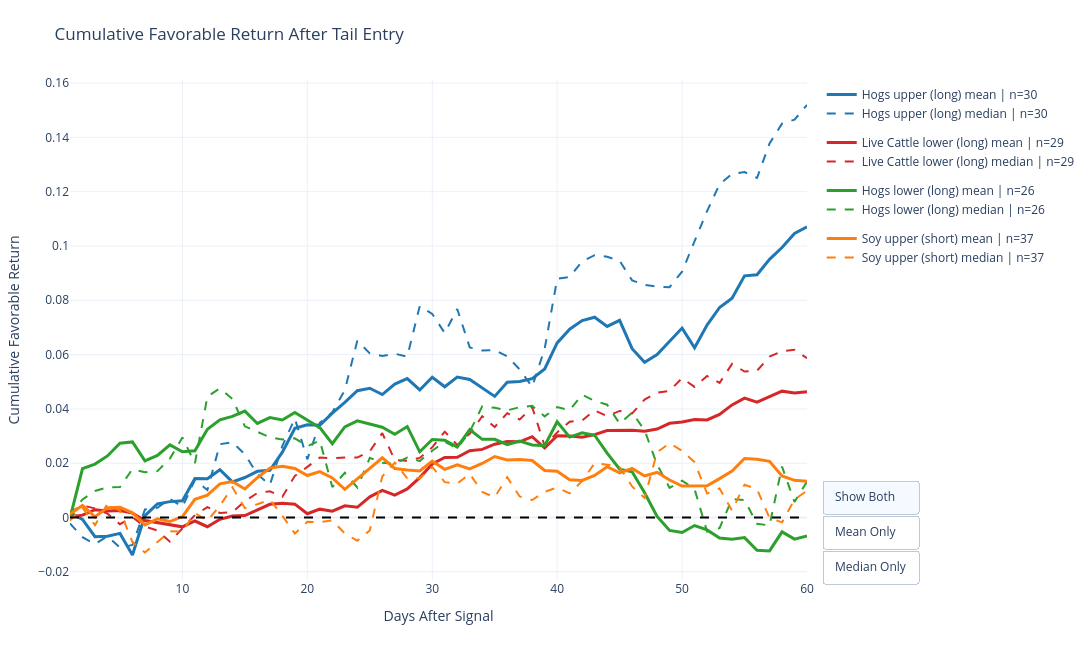

Notebook cell for this chart:
### Code cell
import numpy as np
import plotly.graph_objects as go

max_horizon = 60

signal_specs = [
    ("hogs", "Hogs upper", "upper", "long"),
    ("live_cattle", "Live Cattle lower", "lower", "long"),
    ("hogs", "Hogs lower", "lower", "long"),
    ("soy", "Soy upper", "upper", "short"),
]

series_data = []

for market, label, tail, direction in signal_specs:
    d = merged[market].loc["2008":].copy()
    close_col = next(c for c in d.columns if "Close" in c)
    d["ret"] = d[close_col].pct_change()

    if tail == "upper":
        d["tail_state"] = d["cot_idx"] >= 0.8
    else:
        d["tail_state"] = d["cot_idx"] <= 0.2

    prev_state = d["tail_state"].shift(1, fill_value=False)
    d["entry"] = d["tail_state"] & (~prev_state)

    entry_locs = np.where(d["entry"].values)[0]
    paths = []

    for loc in entry_locs:
        if loc + max_horizon >= len(d):
            continue

        future = d["ret"].iloc[loc + 1 : loc + 1 + max_horizon].values
        path = np.cumsum(future)

        if direction == "short":
            path = -path

        paths.append(path)

    if len(paths) == 0:
        continue

    paths = np.array(paths)

    series_data.append({
        "name": f"{label} ({direction})",
        "mean": paths.mean(axis=0),
        "median": np.median(paths, axis=0),
        "n": len(paths),
    })

fig = go.Figure()
x = np.arange(1, max_horizon + 1)

colors = [
    "#1f77b4",
    "#d62728",
    "#2ca02c",
    "#ff7f0e",
    "#9467bd",
    "#8c564b",
]

for i, s in enumerate(series_data):
    color = colors[i % len(colors)]
    group = s["name"]

    fig.add_trace(
        go.Scatter(
            x=x,
            y=s["mean"],
            mode="lines",
            name=f"{s['name']} mean | n={s['n']}",
            legendgroup=group,
            line=dict(color=color, width=3, dash="solid"),
            hovertemplate=(
                "<b>%{fullData.name}</b><br>"
                "Day %{x}<br>"
                "Return %{y:.2%}<extra></extra>"
            ),
            visible=True,
        )
    )

    fig.add_trace(
        go.Scatter(
            x=x,
            y=s["median"],
            mode="lines",
            name=f"{s['name']} median | n={s['n']}",
            legendgroup=group,
            line=dict(color=color, width=2, dash="dash"),
            hovertemplate=(
                "<b>%{fullData.name}</b><br>"
                "Day %{x}<br>"
                "Return %{y:.2%}<extra></extra>"
            ),
            visible=True,
        )
    )

n_signals = len(series_data)
both_visible = [True, True] * n_signals
mean_only = []
median_only = []

for _ in range(n_signals):
    mean_only.extend([True, False])
    median_only.extend([False, True])

fig.update_layout(
    title="Cumulative Favorable Return After Tail Entry",
    xaxis_title="Days After Signal",
    yaxis_title="Cumulative Favorable Return",
    hovermode="x unified",
    template="plotly_white",
    width=1250,
    height=650,
    margin=dict(l=70, r=260, t=80, b=70),
    updatemenus=[
        {
            "type": "buttons",
            "direction": "down",
            "x": 1.02,
            "y": 0.2,
            "xanchor": "left",
            "yanchor": "top",
            "showactive": True,
            "buttons": [
                {
                    "label": "Show Both",
                    "method": "update",
                    "args": [
                        {"visible": both_visible},
                        {"title": "Cumulative Favorable Return After Tail Entry"},
                    ],
                },
                {
                    "label": "Mean Only",
                    "method": "update",
                    "args": [
                        {"visible": mean_only},
                        {"title": "Mean Cumulative Favorable Return After Tail Entry"},
                    ],
                },
                {
                    "label": "Median Only",
                    "method": "update",
                    "args": [
                        {"visible": median_only},
                        {"title": "Median Cumulative Favorable Return After Tail Entry"},
                    ],
                },
            ],
        }
    ],
    legend=dict(
        orientation="v",
        yanchor="top",
        y=1.0,
        xanchor="left",
        x=1.02
    ),
)

fig.add_hline(y=0, line_dash="dash", line_color="black")

fig.show()

### Figure 1 — Plotly figure (JSON) as saved in the notebook; plotly's stock layout.template omitted (floating-point values rounded to 4 significant figures)
{"data": [{"hovertemplate": "<b>%{fullData.name}</b><br>Day %{x}<br>Return %{y:.2%}<extra></extra>", "legendgroup": "Hogs upper (long)", "line": {"color": "#1f77b4", "dash": "solid", "width": 3}, "mode": "lines", "name": "Hogs upper (long) mean | n=30", "type": "scatter", "visible": true, "x": [1, 2, 3, 4, 5, 6, 7, 8, 9, 10, 11, 12, 13, 14, 15, 16, 17, 18, 19, 20, 21, 22, 23, 24, 25, 26, 27, 28, 29, 30, 31, 32, 33, 34, 35, 36, 37, 38, 39, 40, 41, 42, 43, 44, 45, 46, 47, 48, 49, 50, 51, 52, 53, 54, 55, 56, 57, 58, 59, 60], "y": [0.001856, -0.0007201, -0.007044, -0.006906, -0.005842, -0.0138, 0.0007335, 0.005002, 0.005859, 0.006173, 0.0144, 0.01433, 0.01762, 0.01311, 0.01473, 0.01701, 0.0174, 0.02405, 0.03284, 0.03415, 0.03401, 0.03847, 0.04245, 0.0467, 0.0476, 0.04529, 0.04916, 0.05115, 0.04699, 0.05165, 0.04816, 0.05172, 0.05085, 0.04781, 0.04461, 0.04985, 0.05007, 0.05114, 0.05471, 0.06428, 0.06935, 0.07253, 0.07375, 0.07038, 0.07264, 0.06218, 0.05714, 0.06, 0.06492, 0.06976, 0.06253, 0.07088, 0.07735, 0.08073, 0.08899, 0.08942, 0.09509, 0.09942, 0.1046, 0.107]}, {"hovertemplate": "<b>%{fullData.name}</b><br>Day %{x}<br>Return %{y:.2%}<extra></extra>", "legendgroup": "Hogs upper (long)", "line": {"color": "#1f77b4", "dash": "dash", "width": 2}, "mode": "lines", "name": "Hogs upper (long) median | n=30", "type": "scatter", "visible": true, "x": [1, 2, 3, 4, 5, 6, 7, 8, 9, 10, 11, 12, 13, 14, 15, 16, 17, 18, 19, 20, 21, 22, 23, 24, 25, 26, 27, 28, 29, 30, 31, 32, 33, 34, 35, 36, 37, 38, 39, 40, 41, 42, 43, 44, 45, 46, 47, 48, 49, 50, 51, 52, 53, 54, 55, 56, 57, 58, 59, 60], "y": [-0.002198, -0.007209, -0.009785, -0.006855, -0.01112, -0.01011, 0.002975, 0.003568, 0.006917, 0.003893, 0.01388, 0.01013, 0.02701, 0.02771, 0.02325, 0.01596, 0.01197, 0.02638, 0.03646, 0.02144, 0.03487, 0.03877, 0.04686, 0.06515, 0.06043, 0.05948, 0.06034, 0.05925, 0.07787, 0.07498, 0.06794, 0.07677, 0.06266, 0.06147, 0.06173, 0.05934, 0.05454, 0.04809, 0.06218, 0.0879, 0.08857, 0.09435, 0.09661, 0.09603, 0.09452, 0.08732, 0.08566, 0.08504, 0.08482, 0.09053, 0.1018, 0.1128, 0.1227, 0.1266, 0.1272, 0.125, 0.1377, 0.1451, 0.1465, 0.1519]}, {"hovertemplate": "<b>%{fullData.name}</b><br>Day %{x}<br>Return %{y:.2%}<extra></extra>", "legendgroup": "Live Cattle lower (long)", "line": {"color": "#d62728", "dash": "solid", "width": 3}, "mode": "lines", "name": "Live Cattle lower (long) mean | n=29", "type": "scatter", "visible": true, "x": [1, 2, 3, 4, 5, 6, 7, 8, 9, 10, 11, 12, 13, 14, 15, 16, 17, 18, 19, 20, 21, 22, 23, 24, 25, 26, 27, 28, 29, 30, 31, 32, 33, 34, 35, 36, 37, 38, 39, 40, 41, 42, 43, 44, 45, 46, 47, 48, 49, 50, 51, 52, 53, 54, 55, 56, 57, 58, 59, 60], "y": [0.000154, 0.0008907, 0.002891, 0.00239, 0.002608, 0.001624, -0.0011, -0.001936, -0.002753, -0.003431, -0.001281, -0.003375, -0.0006645, 0.0005428, 0.00074, 0.002706, 0.004865, 0.005297, 0.004924, 0.001381, 0.003083, 0.00231, 0.004309, 0.003774, 0.007604, 0.01, 0.008224, 0.01054, 0.0147, 0.01973, 0.02213, 0.02218, 0.02462, 0.02509, 0.027, 0.02799, 0.0279, 0.02979, 0.02561, 0.0301, 0.03006, 0.02953, 0.03054, 0.03202, 0.03217, 0.03214, 0.0318, 0.03257, 0.0347, 0.03517, 0.03609, 0.03595, 0.03799, 0.04147, 0.04396, 0.04252, 0.0445, 0.04653, 0.04585, 0.04633]}, {"hovertemplate": "<b>%{fullData.name}</b><br>Day %{x}<br>Return %{y:.2%}<extra></extra>", "legendgroup": "Live Cattle lower (long)", "line": {"color": "#d62728", "dash": "dash", "width": 2}, "mode": "lines", "name": "Live Cattle lower (long) median | n=29", "type": "scatter", "visible": true, "x": [1, 2, 3, 4, 5, 6, 7, 8, 9, 10, 11, 12, 13, 14, 15, 16, 17, 18, 19, 20, 21, 22, 23, 24, 25, 26, 27, 28, 29, 30, 31, 32, 33, 34, 35, 36, 37, 38, 39, 40, 41, 42, 43, 44, 45, 46, 47, 48, 49, 50, 51, 52, 53, 54, 55, 56, 57, 58, 59, 60], "y": [0.001984, 0.004419, 0.003384, 0.001411, -0.002469, 0.0001163, -0.003322, -0.004811, -0.008884, -0.004176, 0.0008716, 0.003857, 0.001669, 0.001946, 0.006003, 0.009038, 0.009668, 0.007619, 0.01536, 0.01864, 0.02207, 0.02179, 0.0221, 0.02208, 0.02441, 0.03108, 0.02116, 0.02093, 0.02194, 0.02587, 0.03162, 0.02672, 0.03086, 0.03729, 0.03334, 0.03842, 0.0361, 0.04063, 0.02639, 0.03135, 0.03527, 0.03575, 0.03949, 0.03732, 0.03925, 0.03832, 0.04346, 0.04602, 0.04665, 0.05136, 0.04809, 0.05212, 0.04955, 0.05655, 0.05377, 0.05407, 0.05922, 0.06127, 0.06179, 0.05864]}, {"hovertemplate": "<b>%{fullData.name}</b><br>Day %{x}<br>Return %{y:.2%}<extra></extra>", "legendgroup": "Hogs lower (long)", "line": {"color": "#2ca02c", "dash": "solid", "width": 3}, "mode": "lines", "name": "Hogs lower (long) mean | n=26", "type": "scatter", "visible": true, "x": [1, 2, 3, 4, 5, 6, 7, 8, 9, 10, 11, 12, 13, 14, 15, 16, 17, 18, 19, 20, 21, 22, 23, 24, 25, 26, 27, 28, 29, 30, 31, 32, 33, 34, 35, 36, 37, 38, 39, 40, 41, 42, 43, 44, 45, 46, 47, 48, 49, 50, 51, 52, 53, 54, 55, 56, 57, 58, 59, 60], "y": [-0.0001931, 0.01798, 0.01967, 0.02268, 0.02739, 0.02784, 0.02089, 0.02289, 0.02677, 0.02422, 0.0246, 0.03254, 0.03596, 0.03723, 0.03918, 0.03464, 0.03682, 0.03592, 0.0387, 0.03583, 0.03309, 0.02718, 0.03339, 0.03562, 0.03452, 0.03325, 0.03069, 0.0335, 0.0242, 0.02876, 0.02845, 0.02594, 0.03236, 0.02879, 0.0288, 0.02687, 0.0282, 0.02672, 0.02642, 0.03526, 0.02962, 0.03122, 0.0303, 0.02371, 0.01779, 0.01686, 0.009096, 0.000406, -0.00476, -0.005509, -0.002949, -0.004562, -0.007541, -0.008002, -0.0074, -0.01207, -0.01229, -0.005283, -0.007954, -0.006768]}, {"hovertemplate": "<b>%{fullData.name}</b><br>Day %{x}<br>Return %{y:.2%}<extra></extra>", "legendgroup": "Hogs lower (long)", "line": {"color": "#2ca02c", "dash": "dash", "width": 2}, "mode": "lines", "name": "Hogs lower (long) median | n=26", "type": "scatter", "visible": true, "x": [1, 2, 3, 4, 5, 6, 7, 8, 9, 10, 11, 12, 13, 14, 15, 16, 17, 18, 19, 20, 21, 22, 23, 24, 25, 26, 27, 28, 29, 30, 31, 32, 33, 34, 35, 36, 37, 38, 39, 40, 41, 42, 43, 44, 45, 46, 47, 48, 49, 50, 51, 52, 53, 54, 55, 56, 57, 58, 59, 60], "y": [0.0003854, 0.006657, 0.009779, 0.01112, 0.01122, 0.01785, 0.01666, 0.01709, 0.0217, 0.02947, 0.01995, 0.04459, 0.04753, 0.04365, 0.03358, 0.03152, 0.02952, 0.02878, 0.02917, 0.02627, 0.02834, 0.01123, 0.0165, 0.01105, 0.02196, 0.02013, 0.01983, 0.02204, 0.0208, 0.02459, 0.0279, 0.02542, 0.0316, 0.04094, 0.04042, 0.03944, 0.04062, 0.04114, 0.03725, 0.04065, 0.03951, 0.04521, 0.04299, 0.04155, 0.03458, 0.03868, 0.03215, 0.01946, 0.01095, 0.01356, 0.01048, -0.005192, -0.003896, 0.006818, 0.006385, -0.002326, -0.002901, 0.01878, 0.005711, 0.01324]}, {"hovertemplate": "<b>%{fullData.name}</b><br>Day %{x}<br>Return %{y:.2%}<extra></extra>", "legendgroup": "Soy upper (short)", "line": {"color": "#ff7f0e", "dash": "solid", "width": 3}, "mode": "lines", "name": "Soy upper (short) mean | n=37", "type": "scatter", "visible": true, "x": [1, 2, 3, 4, 5, 6, 7, 8, 9, 10, 11, 12, 13, 14, 15, 16, 17, 18, 19, 20, 21, 22, 23, 24, 25, 26, 27, 28, 29, 30, 31, 32, 33, 34, 35, 36, 37, 38, 39, 40, 41, 42, 43, 44, 45, 46, 47, 48, 49, 50, 51, 52, 53, 54, 55, 56, 57, 58, 59, 60], "y": [0.001248, 0.004447, 0.0002625, 0.003649, 0.003736, 0.001748, -0.002693, -0.0004751, -0.00148, 0.000339, 0.006706, 0.008221, 0.0124, 0.01327, 0.01053, 0.01466, 0.01819, 0.01889, 0.01804, 0.01546, 0.01689, 0.0146, 0.01037, 0.01409, 0.01807, 0.02198, 0.01805, 0.01749, 0.01712, 0.02075, 0.01774, 0.01945, 0.01787, 0.01992, 0.02247, 0.02123, 0.02134, 0.021, 0.01732, 0.01708, 0.01394, 0.01365, 0.0155, 0.01872, 0.01641, 0.01806, 0.01532, 0.01666, 0.0138, 0.01159, 0.01152, 0.01166, 0.01432, 0.01714, 0.02175, 0.02143, 0.02068, 0.01532, 0.01369, 0.01331]}, {"hovertemplate": "<b>%{fullData.name}</b><br>Day %{x}<br>Return %{y:.2%}<extra></extra>", "legendgroup": "Soy upper (short)", "line": {"color": "#ff7f0e", "dash": "dash", "width": 2}, "mode": "lines", "name": "Soy upper (short) median | n=37", "type": "scatter", "visible": true, "x": [1, 2, 3, 4, 5, 6, 7, 8, 9, 10, 11, 12, 13, 14, 15, 16, 17, 18, 19, 20, 21, 22, 23, 24, 25, 26, 27, 28, 29, 30, 31, 32, 33, 34, 35, 36, 37, 38, 39, 40, 41, 42, 43, 44, 45, 46, 47, 48, 49, 50, 51, 52, 53, 54, 55, 56, 57, 58, 59, 60], "y": [-0.001123, 0.003654, -0.002817, 0.005096, 0.00252, -0.009026, -0.0129, -0.009121, -0.005093, -0.005144, 0.001672, -0.001162, 0.004357, 0.01115, 0.00345, 0.004916, 0.006551, 0.0006681, -0.005906, -0.001585, -0.001688, -0.001054, -0.005879, -0.008539, -0.004761, 0.01512, 0.02026, 0.01443, 0.01443, 0.01865, 0.01303, 0.01251, 0.01612, 0.009387, 0.007456, 0.01487, 0.007744, 0.006446, 0.00948, 0.01102, 0.008914, 0.01342, 0.01999, 0.01948, 0.01855, 0.01145, 0.007189, 0.02406, 0.02736, 0.02451, 0.02039, 0.008844, 0.01071, 0.002543, 0.01208, 0.01042, -0.0001312, -0.001777, 0.006645, 0.009879]}], "layout": {"height": 650, "hovermode": "x unified", "legend": {"orientation": "v", "x": 1.02, "xanchor": "left", "y": 1, "yanchor": "top"}, "margin": {"b": 70, "l": 70, "r": 260, "t": 80}, "shapes": [{"line": {"color": "black", "dash": "dash"}, "type": "line", "x0": 0, "x1": 1, "xref": "x domain", "y0": 0, "y1": 0, "yref": "y"}], "title": {"text": "Cumulative Favorable Return After Tail Entry"}, "updatemenus": [{"buttons": [{"args": [{"visible": [true, true, true, true, true, true, true, true]}, {"title": "Cumulative Favorable Return After Tail Entry"}], "label": "Show Both", "method": "update"}, {"args": [{"visible": [true, false, true, false, true, false, true, false]}, {"title": "Mean Cumulative Favorable Return After Tail Entry"}], "label": "Mean Only", "method": "update"}, {"args": [{"visible": [false, true, false, true, false, true, false, true]}, {"title": "Median Cumulative Favorable Return After Tail Entry"}], "label": "Median Only", "method": "update"}], "direction": "down", "showactive": true, "type": "buttons", "x": 1.02, "xanchor": "left", "y": 0.2, "yanchor": "top"}], "width": 1250, "xaxis": {"title": {"text": "Days After Signal"}}, "yaxis": {"title": {"text": "Cumulative Favorable Return"}}}}
